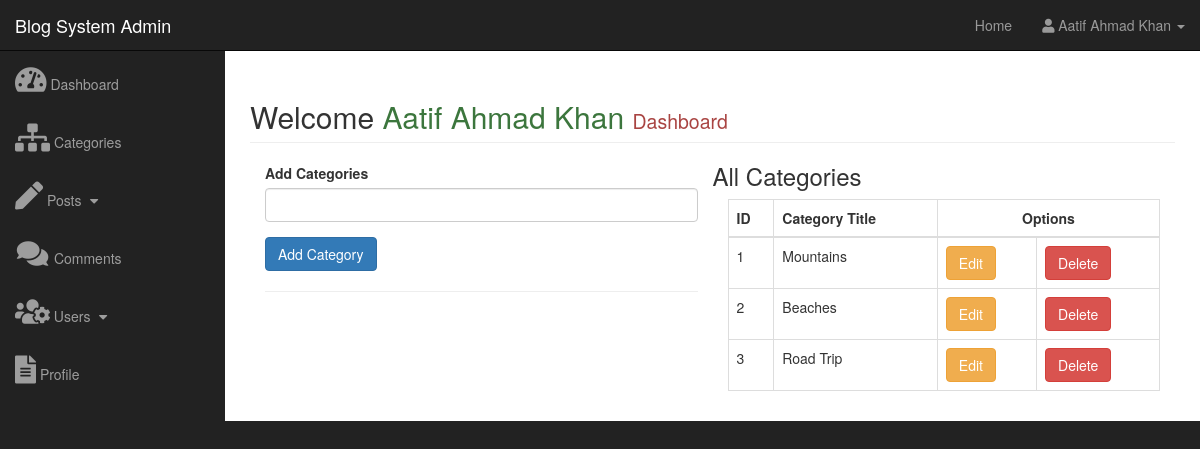
Screenshot of /admin/categories.php (signed in) with the database file from the repository.
### tables this page shows
CREATE TABLE `categories` (
  `cat_id` int(3) NOT NULL,
  `cat_title` varchar(255) NOT NULL
);

### admin/functions.php (the view, shortened to what this page needs)
<?php
    function findAllCategories(){
        global $connection;
        $query = "SELECT * FROM categories";
        $select_categories = mysqli_query($connection, $query);
            while($row = mysqli_fetch_assoc($select_categories)){
                $cat_title = $row['cat_title'];
                $cat_id = $row['cat_id'];
                echo "<tr>";
                echo "<td>{$cat_id}</td>";
                echo "<td>{$cat_title}</td>";
                echo "<td><a class='btn btn-warning' href='categories.php?edit={$cat_id}'>Edit</a></td>";
                echo "<td><a class='btn btn-danger' href='categories.php?delete={$cat_id}'>Delete</a></td>";
                echo "</tr>";
        }
    }
            ?>

### admin/css/sb-admin.css (style rules this page uses)
body { margin-top: 100px; background-color: #222; }
@media (min-width:768px) { body { margin-top: 50px; } }

### rows the page displays
categories: cat_id "1", cat_title "Mountains"
categories: cat_id "2", cat_title "Beaches"
categories: cat_id "3", cat_title "Road Trip"

### other values shown
$_SESSION['firstname'] "Aatif Ahmad"
$_SESSION['lastname'] "Khan"
